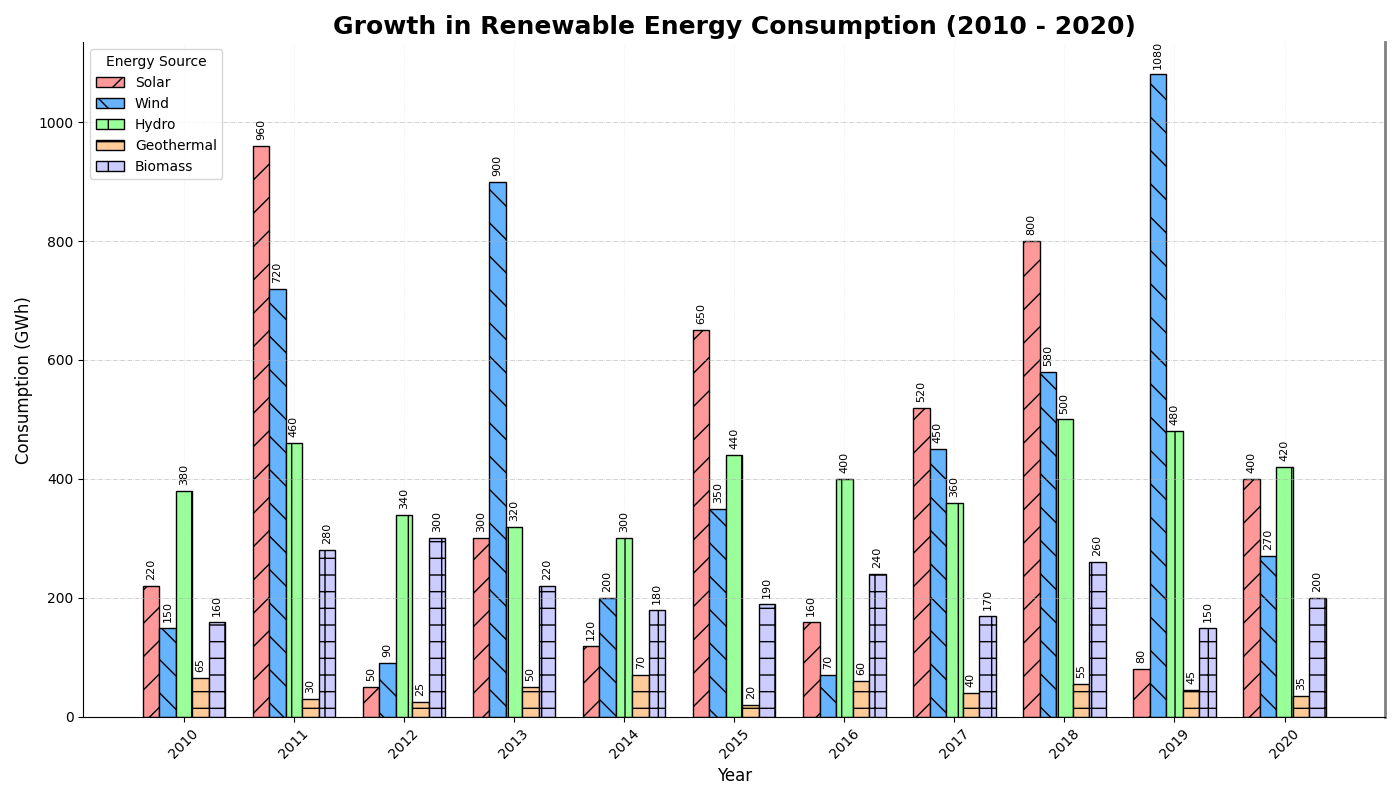

This chart was generated by the following Python code:
import matplotlib.pyplot as plt
import numpy as np

# Define years and renewable energy types
years = np.arange(2010, 2021)
energy_types = ['Solar', 'Wind', 'Hydro', 'Geothermal', 'Biomass']

# Altered synthetic data for each energy type over the years
solar_energy = [220, 960, 50, 300, 120, 650, 160, 520, 800, 80, 400]
wind_energy = [150, 720, 90, 900, 200, 350, 70, 450, 580, 1080, 270]
hydro_energy = [380, 460, 340, 320, 300, 440, 400, 360, 500, 480, 420]
geothermal_energy = [65, 30, 25, 50, 70, 20, 60, 40, 55, 45, 35]
biomass_energy = [160, 280, 300, 220, 180, 190, 240, 170, 260, 150, 200]

energy_data = [solar_energy, wind_energy, hydro_energy, geothermal_energy, biomass_energy]

fig, ax = plt.subplots(figsize=(14, 8))

bar_width = 0.15
x_pos = np.arange(len(years))

# Randomly altering the style of each bar for visual differentiation
bar_colors = ['#FF9999', '#66B3FF', '#99FF99', '#FFCC99', '#CCCCFF']
hatch_styles = ['/', '\\', '|', '-', '+']

for idx, (energy, energy_type, color, hatch) in enumerate(zip(energy_data, energy_types, bar_colors, hatch_styles)):
    ax.bar(x_pos + idx * bar_width, energy, bar_width, label=energy_type, color=color, hatch=hatch, edgecolor='black')

ax.set_xlabel('Year', fontsize=12)
ax.set_ylabel('Consumption (GWh)', fontsize=12)
ax.set_title('Growth in Renewable Energy Consumption (2010 - 2020)', fontsize=18, fontweight='bold')
ax.set_xticks(x_pos + bar_width * (len(energy_types) - 1) / 2)
ax.set_xticklabels(years, rotation=45)
ax.legend(title='Energy Source', fontsize=10, loc='upper left')

# Adding grid with different style
ax.yaxis.grid(True, linestyle='-.', linewidth=0.5, alpha=0.8)
ax.xaxis.grid(True, linestyle=':', linewidth=0.5, alpha=0.3)

# Adding border alteration
ax.spines['top'].set_visible(False)
ax.spines['right'].set_linewidth(2)
ax.spines['right'].set_color('grey')

for idx, energy in enumerate(energy_data):
    for pos, val in enumerate(energy):
        ax.text(pos + idx * bar_width, val + 10, f'{val}', ha='center', va='bottom', fontsize=8, rotation=90)

plt.tight_layout()
plt.show()
